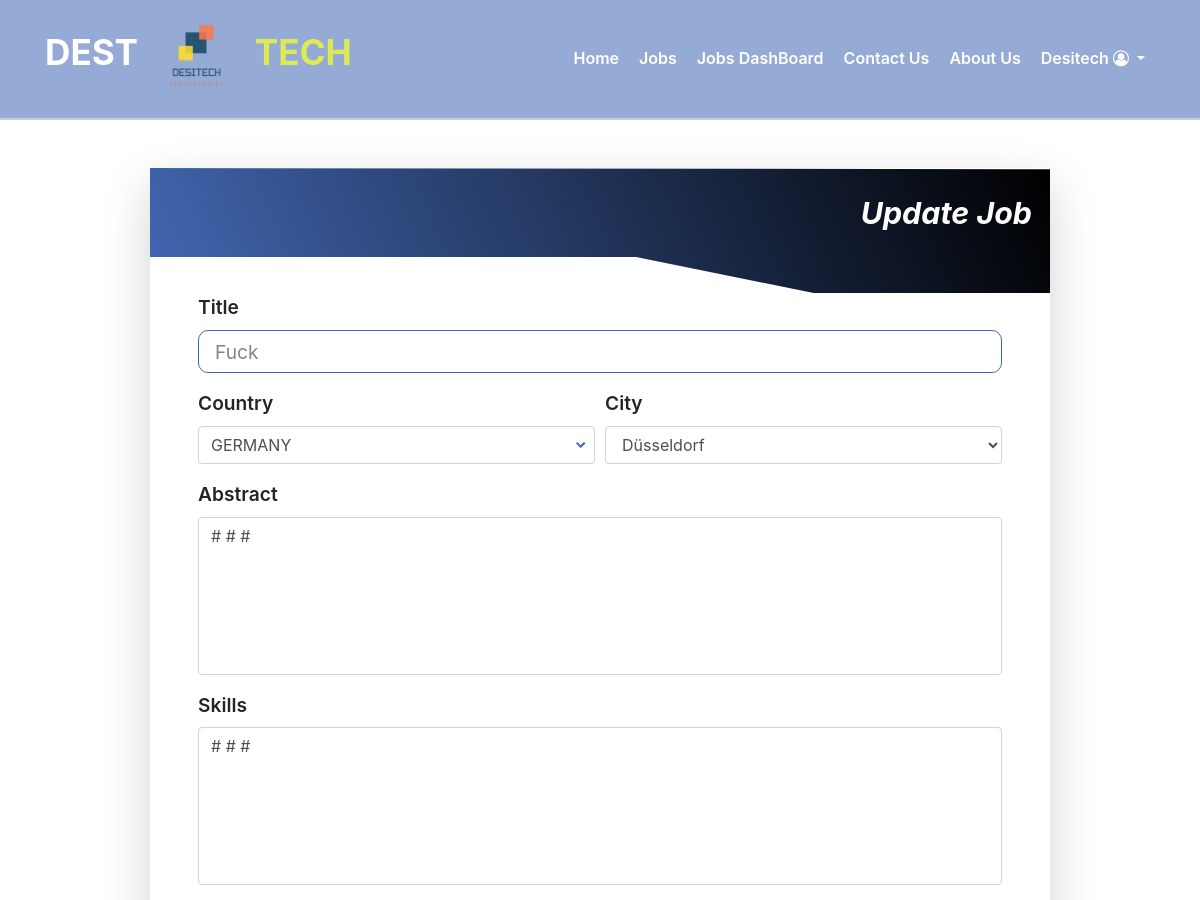
Page /jobs/42/update/ (signed in, upper part) on the earlier database version.
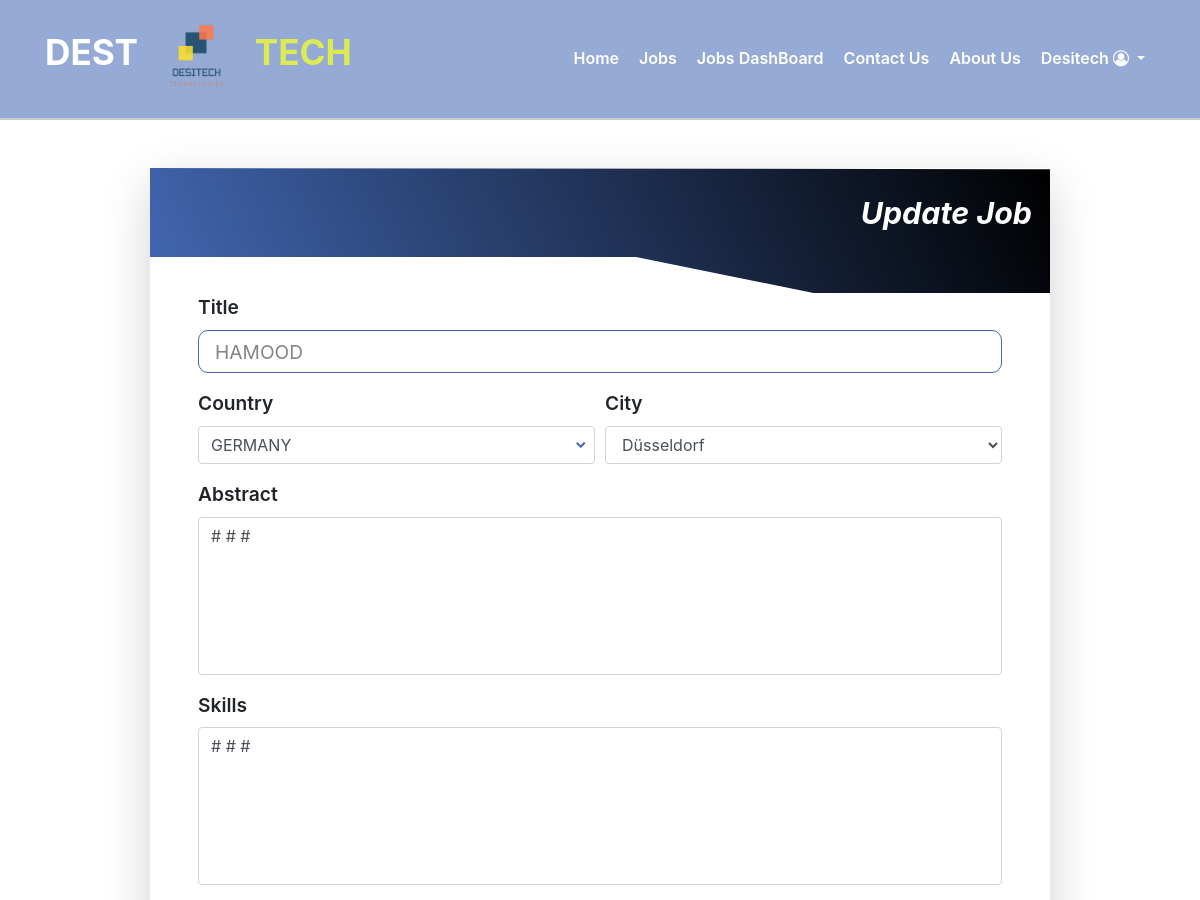
Same page on the later database version.
### jobs/models.py (models this page shows, shortened)
class Job (models.Model):
    publish_By =models.ForeignKey(User , on_delete=models.CASCADE)
    title = models.CharField(max_length=50)
    abstract = models.TextField()
    skills = models.TextField()
    description = models.TextField()
    country = models.ForeignKey(Country, on_delete=models.SET_NULL, null=True)
    city = models.ForeignKey(City, on_delete=models.SET_NULL, null=True)
    date = models.DateTimeField(auto_now_add=True)
    job_manger = models.Manager()

### jobs/views/JobUpdateView.py (the view, shortened to what this page needs)
# urls.py: path('<int:pk>/update/',JobUpdateView.JobUpdateView.as_view(),name='job-update'),
@method_decorator(login_decorator, name='dispatch')
@method_decorator(company_is_publish_job, name='dispatch')
@method_decorator(is_company_or_admin, name='dispatch')
@method_decorator(have_profile, name='dispatch')
class JobUpdateView(UpdateView):
    model = Job
    form_class = JobForm
    template_name = 'update_job.html'
    context_object_name = 'job'

### accounts/models/City.py (called while the page is built)
    def __str__(self):
        return self.name

### accounts/models/Country.py (called while the page is built)
    def __str__(self):
        return self.name

### accounts/models/User.py (called while the page is built)
    @property
    def is_company (self):
        if self.user_type == 1:
            return True
        return False

### jobs/templates/update_job.html (shortened to what this page needs)
{% extends 'shared/_base.html' %}
{% load static %}
{% block content%}
<section class= 'createjobs my-5 mx-auto'>
        <div class="container">
            <div class="row rounded shadow-lg">
                <div class= "box1">
                    <h2 class= 'text-white text-capitalize text-right'>Update job</h2>
                </div>
                <div class="col-sm-12 px-5">
                    <form method="post" id="Countries" data-cities-url="{% url 'jobs:ajax_load_cities' %}" novalidate>
                      <div class="form-group">
                        <label for="id_title">{{form.title.label}}</label>
                         {{form.title}}
                      </div>
                      <div class="form-row">
                         <div class="form-group col-md-6">
                                <label for="city">{{form.country.label}}</label>
                                {{form.country}}
                            </div>
                            <div class="form-group col-md-6">
                                <label for="city">{{form.city.label}}</label>
                                {{form.city}}
                            </div>
                      </div>
                      <div class="form-group">
                                <label for="id_skills">{{form.abstract.label}}</label>
                                {{form.abstract}}
                        </div>
                        <div class="form-group">
                            <label for="id_skills">{{form.skills.label}}</label>
                             {{form.skills}}
                        </div>
                    </form>
                </div>
            </div>
        </div>
    </section>
{% endblock %}

Differences in the rows shown:
changed Job "GERMANY": title "fuck" → "HAMOOD"
